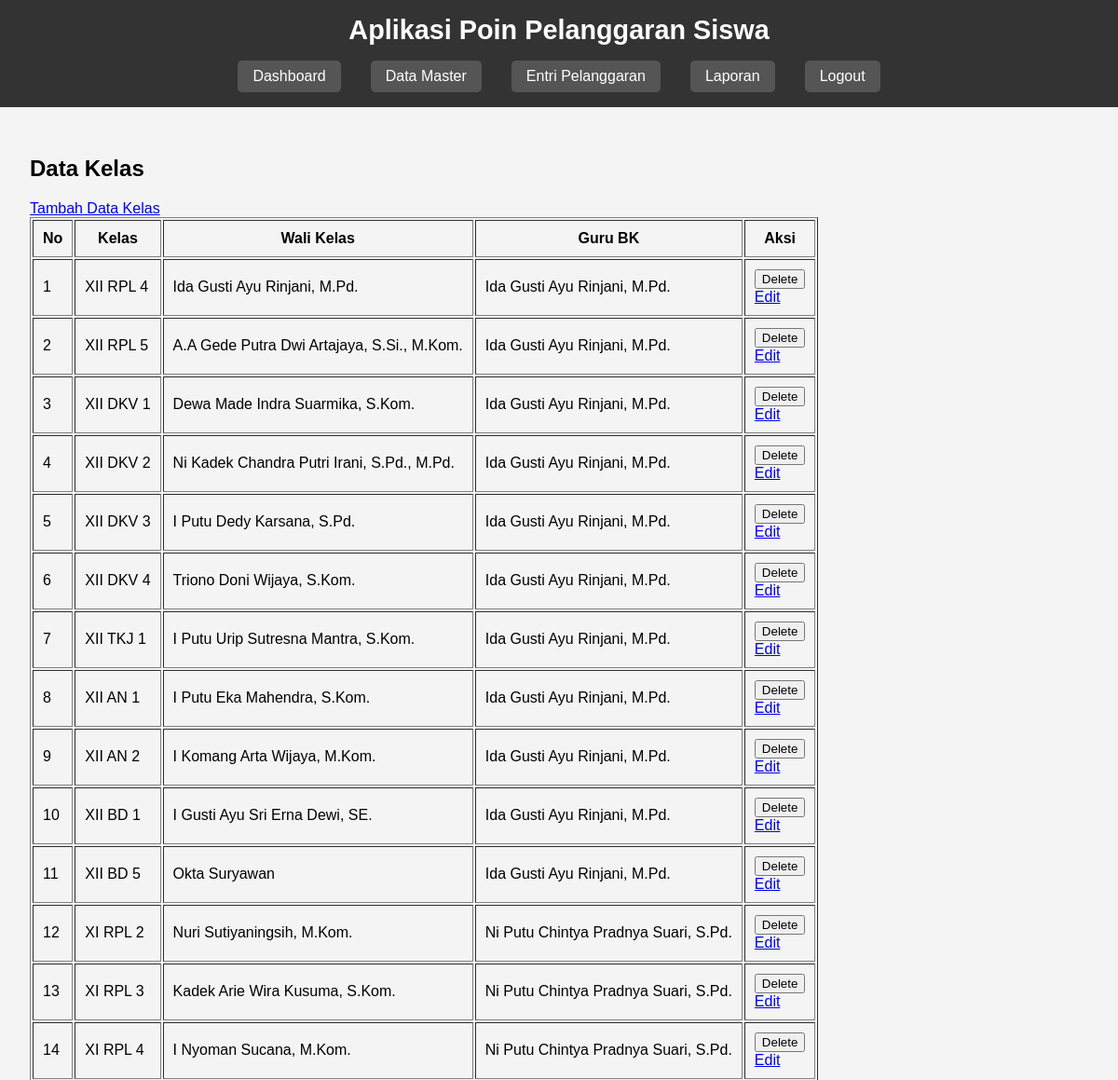
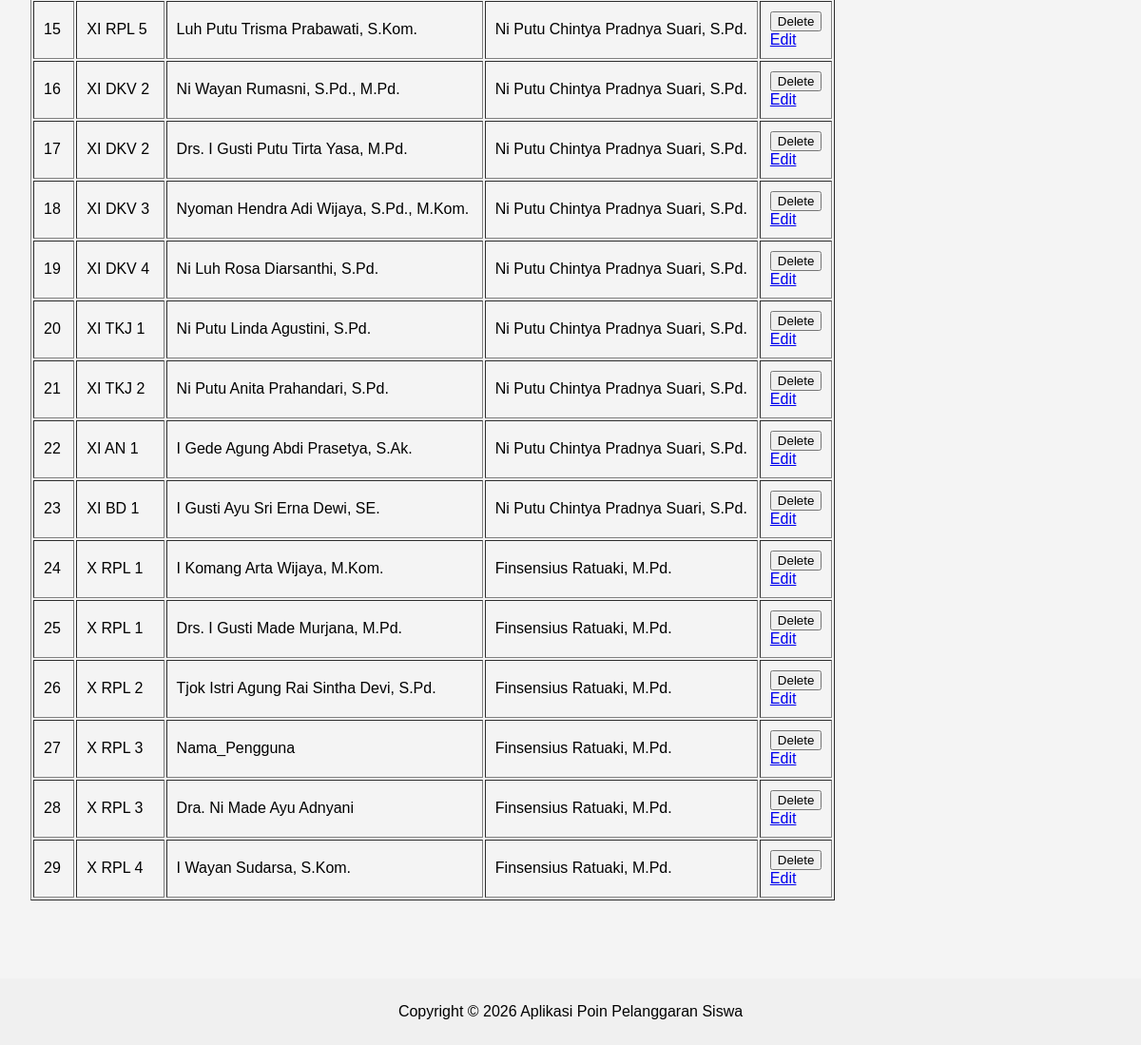
Screenshot of /pages/kelas/list.php (signed in) with the database file from the repository (2 pictures, top to bottom).
### tables this page shows
CREATE TABLE `kelas` (
  `id_kelas` int(5) NOT NULL,
  `id_tingkat` int(11) DEFAULT NULL,
  `id_program_keahlian` int(11) DEFAULT NULL,
  `rombel` int(11) DEFAULT NULL,
  `kode_guru` char(8) DEFAULT NULL
);

CREATE TABLE `tingkat` (
  `id_tingkat` int(1) NOT NULL,
  `tingkat` varchar(6) DEFAULT NULL
);

CREATE TABLE `program_keahlian` (
  `id_program_keahlian` int(5) NOT NULL,
  `program_keahlian` varchar(6) DEFAULT NULL,
  `deskripsi` varchar(50) DEFAULT NULL
);

CREATE TABLE `guru` (
  `kode_guru` char(8) NOT NULL,
  `nama_pengguna` varchar(100) DEFAULT NULL,
  `role` varchar(30) DEFAULT NULL,
  `username` varchar(50) DEFAULT NULL,
  `password` varchar(70) DEFAULT NULL,
  `aktif` enum('Y','N') DEFAULT NULL,
  `jabatan` varchar(50) DEFAULT NULL,
  `telp` varchar(16) DEFAULT NULL
);

### pages/kelas/list.php (the view, shortened to what this page needs)
<?php
include ROOTPATH . '/config/config.php';
include ROOTPATH . '/includes/header.php';
$result = mysqli_query($conn, "SELECT id_kelas, tingkat, program_keahlian, rombel, nama_pengguna FROM kelas JOIN tingkat using(id_tingkat) JOIN program_keahlian using(id_program_keahlian) JOIN guru using(kode_guru) ORDER BY id_tingkat DESC, id_program_keahlian ASC, rombel ASC");
?>
<h2>Data Kelas</h2>
<a href="/poin_pelanggaran_siswa/pages/kelas/add.php">Tambah Data Kelas</a>
<table border="1" cellpadding="10">
    <thead>
        <tr>
            <th>No</th>
            <th>Kelas</th>
            <th>Wali Kelas</th>
            <th>Guru BK</th>
            <th>Aksi</th>
        </tr>
    </thead>
    <tbody>
            <?php
            $no = 1;
            while ($row = mysqli_fetch_assoc($result)) {
            ?>
        <tr>
            <td><?= $no++ ?></td>
            <td><?php echo htmlspecialchars($row['tingkat'] . ' ' . $row['program_keahlian'] . ' ' . $row['rombel']); ?> </td>
            <td><?= htmlspecialchars($row['nama_pengguna']) ?></td>
            <td><?php
                        if( $row['tingkat'] == 'XII'){
                            $row2 = mysqli_fetch_assoc(mysqli_query($conn, "SELECT nama_pengguna FROM guru WHERE jabatan = 'Guru BK XII'"));
                            echo htmlspecialchars($row2['nama_pengguna']);
                        }else if( $row['tingkat'] == 'XI'){
                            $row2 = mysqli_fetch_assoc(mysqli_query($conn, "SELECT nama_pengguna FROM guru WHERE jabatan = 'Guru BK XI'"));
                            echo htmlspecialchars($row2['nama_pengguna']);
                        }else{
                            $row2 = mysqli_fetch_assoc(mysqli_query($conn, "SELECT nama_pengguna FROM guru WHERE jabatan = 'Guru BK X'"));
                            echo htmlspecialchars($row2['nama_pengguna']);
                        }
                        ?></td>
            <td>
                <form action="/poin_pelanggaran_siswa/process/kelas_process.php" method="POST"
                    onsubmit="return confirm('Yakin ingin menghapus kelas ini?')">
                    <input type="submit" value="Delete">
                </form>
                <a href="/poin_pelanggaran_siswa/pages/kelas/edit.php?id_kelas=<?= $row['id_kelas'] ?>">Edit</a>
            </td>
        </tr>
            <?php
            }
            ?>
    </tbody>
</table>
<?php include ROOTPATH . '/includes/footer.php'; ?>

### css/components/header.css (style rules this page uses)
body { font-family: Arial, sans-serif; margin: 0; padding: 0; background-color: #f4f4f4; }

### rows the page displays
kelas: id_tingkat+rombel "XII RPL 4", kode_guru.nama_pengguna "Ida Gusti Ayu Rinjani, M.Pd.", nama_pengguna "Ida Gusti Ayu Rinjani, M.Pd."
kelas: id_tingkat+rombel "XII RPL 5", kode_guru.nama_pengguna "A.A Gede Putra Dwi Artajaya, S.Si., M.Kom.", nama_pengguna "Ida Gusti Ayu Rinjani, M.Pd."
kelas: id_tingkat+rombel "XII DKV 1", kode_guru.nama_pengguna "Dewa Made Indra Suarmika, S.Kom.", nama_pengguna "Ida Gusti Ayu Rinjani, M.Pd."
kelas: id_tingkat+rombel "XII DKV 2", kode_guru.nama_pengguna "Ni Kadek Chandra Putri Irani, S.Pd., M.Pd.", nama_pengguna "Ida Gusti Ayu Rinjani, M.Pd."
kelas: id_tingkat+rombel "XII DKV 3", kode_guru.nama_pengguna "I Putu Dedy Karsana, S.Pd.", nama_pengguna "Ida Gusti Ayu Rinjani, M.Pd."
kelas: id_tingkat+rombel "XII DKV 4", kode_guru.nama_pengguna "Triono Doni Wijaya, S.Kom.", nama_pengguna "Ida Gusti Ayu Rinjani, M.Pd."
kelas: id_tingkat+rombel "XII TKJ 1", kode_guru.nama_pengguna "I Putu Urip Sutresna Mantra, S.Kom.", nama_pengguna "Ida Gusti Ayu Rinjani, M.Pd."
kelas: id_tingkat+rombel "XII AN 1", kode_guru.nama_pengguna "I Putu Eka Mahendra, S.Kom.", nama_pengguna "Ida Gusti Ayu Rinjani, M.Pd."
kelas: id_tingkat+rombel "XII AN 2", kode_guru.nama_pengguna "I Komang Arta Wijaya, M.Kom.", nama_pengguna "Ida Gusti Ayu Rinjani, M.Pd."
kelas: id_tingkat+rombel "XII BD 1", kode_guru.nama_pengguna "I Gusti Ayu Sri Erna Dewi, SE.", nama_pengguna "Ida Gusti Ayu Rinjani, M.Pd."
kelas: id_tingkat+rombel "XII BD 5", kode_guru.nama_pengguna "Okta Suryawan", nama_pengguna "Ida Gusti Ayu Rinjani, M.Pd."
kelas: id_tingkat+rombel "XI RPL 2", kode_guru.nama_pengguna "Nuri Sutiyaningsih, M.Kom.", nama_pengguna "Ni Putu Chintya Pradnya Suari, S.Pd."
kelas: id_tingkat+rombel "XI RPL 3", kode_guru.nama_pengguna "Kadek Arie Wira Kusuma, S.Kom.", nama_pengguna "Ni Putu Chintya Pradnya Suari, S.Pd."
kelas: id_tingkat+rombel "XI RPL 4", kode_guru.nama_pengguna "I Nyoman Sucana, M.Kom.", nama_pengguna "Ni Putu Chintya Pradnya Suari, S.Pd."
kelas: id_tingkat+rombel "XI RPL 5", kode_guru.nama_pengguna "Luh Putu Trisma Prabawati, S.Kom.", nama_pengguna "Ni Putu Chintya Pradnya Suari, S.Pd."
kelas: id_tingkat+rombel "XI DKV 2", kode_guru.nama_pengguna "Ni Wayan Rumasni, S.Pd., M.Pd.", nama_pengguna "Ni Putu Chintya Pradnya Suari, S.Pd."
kelas: id_tingkat+rombel "XI DKV 2", kode_guru.nama_pengguna "Drs. I Gusti Putu Tirta Yasa, M.Pd.", nama_pengguna "Ni Putu Chintya Pradnya Suari, S.Pd."
kelas: id_tingkat+rombel "XI DKV 3", kode_guru.nama_pengguna "Nyoman Hendra Adi Wijaya, S.Pd., M.Kom.", nama_pengguna "Ni Putu Chintya Pradnya Suari, S.Pd."
kelas: id_tingkat+rombel "XI DKV 4", kode_guru.nama_pengguna "Ni Luh Rosa Diarsanthi, S.Pd.", nama_pengguna "Ni Putu Chintya Pradnya Suari, S.Pd."
kelas: id_tingkat+rombel "XI TKJ 1", kode_guru.nama_pengguna "Ni Putu Linda Agustini, S.Pd.", nama_pengguna "Ni Putu Chintya Pradnya Suari, S.Pd."
kelas: id_tingkat+rombel "XI TKJ 2", kode_guru.nama_pengguna "Ni Putu Anita Prahandari, S.Pd.", nama_pengguna "Ni Putu Chintya Pradnya Suari, S.Pd."
kelas: id_tingkat+rombel "XI AN 1", kode_guru.nama_pengguna "I Gede Agung Abdi Prasetya, S.Ak.", nama_pengguna "Ni Putu Chintya Pradnya Suari, S.Pd."
kelas: id_tingkat+rombel "XI BD 1", kode_guru.nama_pengguna "I Gusti Ayu Sri Erna Dewi, SE.", nama_pengguna "Ni Putu Chintya Pradnya Suari, S.Pd."
kelas: id_tingkat+rombel "X RPL 1", kode_guru.nama_pengguna "I Komang Arta Wijaya, M.Kom.", nama_pengguna "Finsensius Ratuaki, M.Pd."
kelas: id_tingkat+rombel "X RPL 1", kode_guru.nama_pengguna "Drs. I Gusti Made Murjana, M.Pd.", nama_pengguna "Finsensius Ratuaki, M.Pd."
kelas: id_tingkat+rombel "X RPL 2", kode_guru.nama_pengguna "Tjok Istri Agung Rai Sintha Devi, S.Pd.", nama_pengguna "Finsensius Ratuaki, M.Pd."
kelas: id_tingkat+rombel "X RPL 3", kode_guru.nama_pengguna "Nama_Pengguna", nama_pengguna "Finsensius Ratuaki, M.Pd."
kelas: id_tingkat+rombel "X RPL 3", kode_guru.nama_pengguna "Dra. Ni Made Ayu Adnyani", nama_pengguna "Finsensius Ratuaki, M.Pd."
kelas: id_tingkat+rombel "X RPL 4", kode_guru.nama_pengguna "I Wayan Sudarsa, S.Kom.", nama_pengguna "Finsensius Ratuaki, M.Pd."
